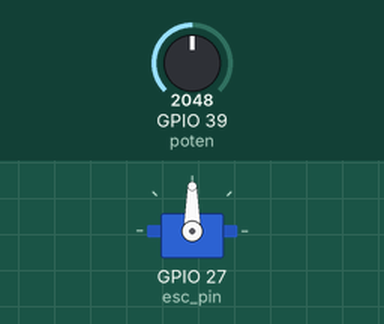
Recording of a sketch running on a simulated ESP32. On the bench: servo. Inputs (shaded band) come from the test bench; at power-on: GPIO 39 (poten) = 2048. What the sketch prints to the serial monitor is not drawn.

Above: at 2.7 s.
2.8 s: GPIO 39 (poten) set to 2866
At 3.1 s:
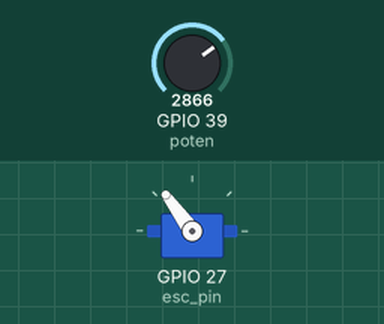
4.3 s: GPIO 39 (poten) set to 3603
At 5.5 s:
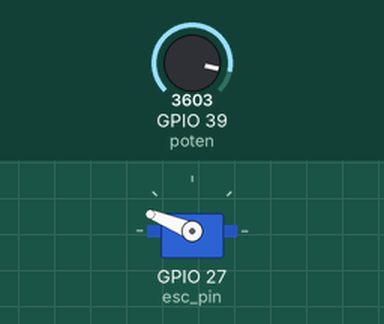
5.8 s: GPIO 39 (poten) set to 1228
At 6.6 s:
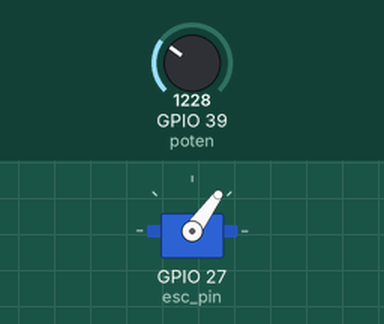
7.3 s: GPIO 39 (poten) set to 491
At 7.8 s:
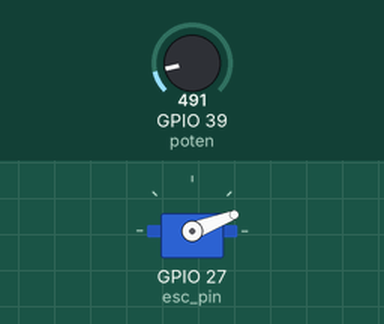
8.8 s: GPIO 39 (poten) set to 0
At 10.0 s:
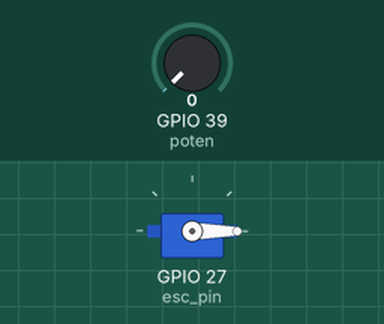
10.3 s: GPIO 39 (poten) set to 2040
At 11.2 s:
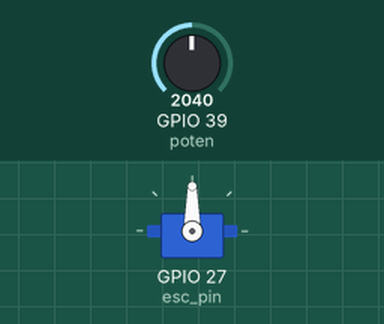
Timing chart, 0 to 12.8 s (numbered marks = the images above; inputs shaded):
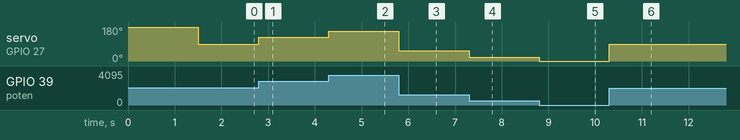

The sketch:

ESC_CalibArm_NoPID.ino
```cpp
// (licence header left out)
#include <Arduino.h>
#include <ESP32Servo.h>

#define min_thorttle 1000     //1080
#define max_thorttle 2000     //1720
#define center_throttle 1500  //1488

#define arming 2000    //1720
#define arm_time 1000  //2000

#define esc_pin 27
#define poten 39

int map_val;
int value;

Servo esc;

void setup() {
  Serial.begin(115200);
  Serial.println('Hello_ESC_01');
  esc.attach(esc_pin, min_thorttle, max_thorttle);

  pinMode(poten, INPUT);
  //pinMode(led_pin, OUTPUT);

  arming_signal();
  delay(500);
  //calibrating();
}

void loop() {

  value = analogRead(poten);

  //analog poten limit to 450

  map_val = map(value, 0, 4095, min_thorttle, max_thorttle);

  esc.writeMicroseconds(map_val);

  Serial.println(value);
}


void arming_signal() {

  esc.write(arming);
  unsigned long now = millis();
  while (millis() < now + arm_time) {
    // wait for ESC to arm
  }
}

void calibrating() {
  int i;  //initial calibration signal
  //calibrating full to zero
  for (i = min_thorttle; i <= max_thorttle; i++) {
    esc.write(i);
    //blink();
    if (i == max_thorttle) {
      Serial.println("Max Calibrated!");
    }
  }
  Serial.println("Calibrating Min to Max PPM");
  delay(2000);

  //calibrting zero to full
  for (i = max_thorttle; i >= min_thorttle; i--) {
    esc.write(i);
    //blink();
    if (i == min_thorttle) {
      Serial.println("Max Calibrated!");
    }
  }

  Serial.println("Calibrating Max to Min PPM");
  delay(2000);
}
```

Measured:
- after the input at 2.8 s, servo on GPIO 27 (esc_pin): 90° → 126° at once
- after the input at 4.3 s, servo on GPIO 27 (esc_pin): 126° → 158° at once
- after the input at 5.8 s, servo on GPIO 27 (esc_pin): 158° → 54° at once
- after the input at 7.3 s, servo on GPIO 27 (esc_pin): 54° → 21° at once
- after the input at 8.8 s, servo on GPIO 27 (esc_pin): 21° → 0° at once
- after the input at 10.3 s, servo on GPIO 27 (esc_pin): 0° → 90° at once
